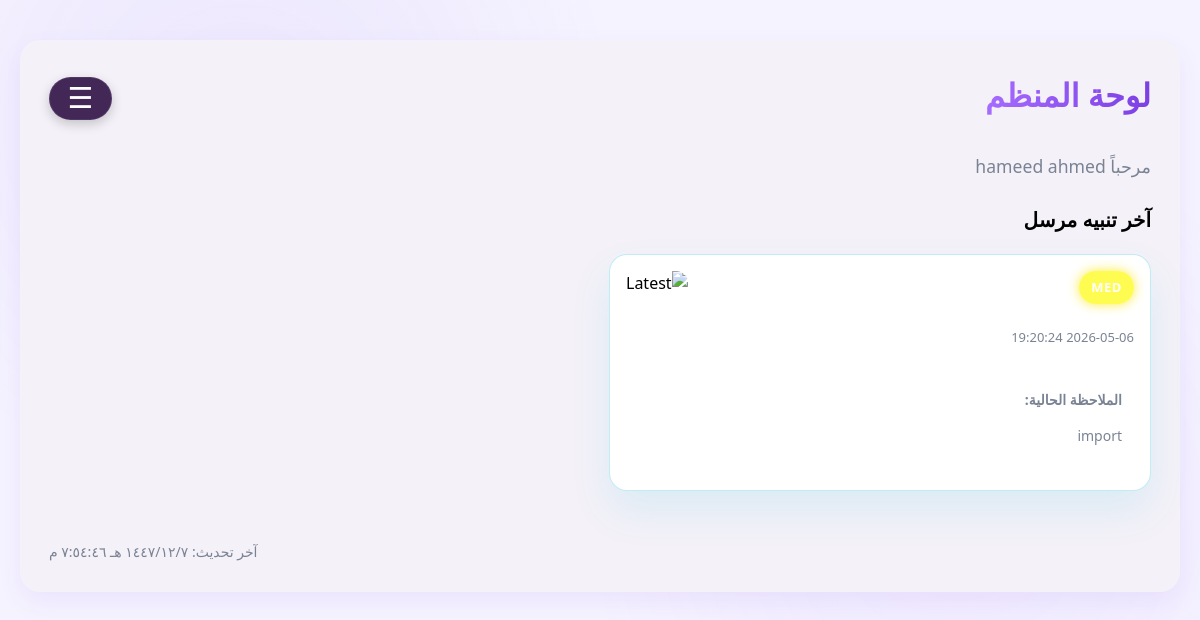
Page /organizer (signed in) on the committed database.
### tables this page shows
CREATE TABLE Alert (
        alert_id INTEGER PRIMARY KEY AUTOINCREMENT,
        level TEXT NOT NULL,
        time DATETIME NOT NULL,
        module_id INTEGER NOT NULL,
        note TEXT,  -- ✅ إضافة الملاحظة
        FOREIGN KEY (module_id) REFERENCES DetectionModule(module_id)
    );

### app.py (the view)
@app.route("/organizer")
def organizer():
    if "user_email" not in session:
        return redirect(url_for("login"))
    alerts = get_alerts_for_organiser()
    return render_template(
        "organizer.html",
        alerts=alerts,
        user_name=session.get("user_name", "")
    )

### db.py (called while the page is built)
def get_conn():
    conn = sqlite3.connect(DB_PATH)
    conn.row_factory = sqlite3.Row
    conn.execute("PRAGMA foreign_keys = ON;")
    return conn

def get_alerts_for_organiser():
    conn = get_conn()
    cur = conn.cursor()
    cur.execute("""
        SELECT alert_id, level, time, module_id, note
        FROM Alert
        ORDER BY alert_id DESC
    """)
    rows = cur.fetchall()
    conn.close()
    return rows

### templates/organizer.html (shortened to what this page needs)
<!DOCTYPE html>
<html lang="ar" dir="rtl">
<head>
    <link rel="stylesheet" href="{{ url_for('static', filename='css/styleorganizer.css') }}">
</head>
<body>
    <div class="container">
        <header class="org-header">
            <div class="header-title">
                <h1>لوحة المنظم</h1>
            </div>
            <div class="hamburger-wrapper">
                <button class="hamburger-btn" id="hamburgerBtn" aria-label="القائمة">☰</button>
            </div>
        </header>
        <p class="welcome-text">مرحباً {{ user_name }}</p>
        <div id="recent-section" class="content-section">
            <h2 class="section-title">آخر تنبيه مرسل</h2>
            <div class="alerts-grid">
                {% if alerts %}
                {% set latest = alerts[0] %}
                <div class="alert-card {{ latest.level|lower }} latest-highlight">
                    <div class="card-info">
                        <span class="level-badge">{{ latest.level }}</span>
                        <p class="time">{{ latest.time }}</p>
                        <div class="note-box">
                            <strong>الملاحظة الحالية:</strong>
                            <p>{{ latest.note }}</p>
                        </div>
                    </div>
                    <div class="card-img">
                        <img
                            src="{{ url_for('image', module_id=latest.module_id) }}"
                            alt="Latest"
                            class="alert-thumb"
                            onclick="openImageModal(this.src)"
                        >
                    </div>
                </div>
                {% else %}
                <p>لا توجد تنبيهات جديدة.</p>
                {% endif %}
            </div>
        </div>
        <div class="last-update">
            آخر تحديث: <span id="current-time"></span>
        </div>
    </div>
</body>
</html>

### static/css/styleorganizer.css (style rules this page uses)
:root { --bg-main: #f5f3ff; --bg-soft: rgba(255, 255, 255, 0.75); --card-bg: rgba(255, 255, 255, 0.95); --danger: red; --warning: rgb(255, 166, 0); --info: rgba(255, 251, 0, 0.682); --success: green; --accent-1: #7b3fe4; --accent-2: #a66cff; --text: #000000; --muted: #7a8394; --border: rgba(0, 0, 0, 0.08); --shadow: 0 10px 25px rgba(123, 63, 228, 0.08); --radius: 18px; }
* { box-sizing: border-box; }
body { margin: 0; font-family: "Cairo", system-ui, -apple-system, "Segoe UI", Roboto, sans-serif; background: radial-gradient( circle at 20% 20%, rgba(123, 63, 228, 0.08), transparent 35% ), radial-gradient( circle at 80% 80%, rgba(166, 108, 255, 0.07), transparent 35% ), var(--bg-main); color: var(--text); direction: rtl; line-height: 1.6; padding: 40px 20px; }
.container { max-width: 1400px; margin: 0 auto; padding: 28px; background-color: #f4f1f8; border-radius: 20px; box-shadow: var(--shadow); border: 1px solid rgba(255, 255, 255, 0.03); backdrop-filter: blur(6px) saturate(120%); }
.org-header { display: flex; align-items: center; justify-content: space-between; margin-bottom: 1.5rem; flex-wrap: wrap; }
.header-title h1 { font-size: 2rem; background: linear-gradient(90deg, var(--accent-2), var(--accent-1)); -webkit-background-clip: text; background-clip: text; color: transparent; margin: 0 0 0.5rem; }
.hamburger-wrapper { position: relative; }
.hamburger-btn { background: rgba(31, 1, 57, 0.84); border: 1px solid rgba(255, 255, 255, 0.08); color: white; font-size: 1.8rem; line-height: 1; padding: 0.4rem 1.1rem; border-radius: 50px; cursor: pointer; backdrop-filter: blur(8px); transition: all 0.25s ease; box-shadow: 0 4px 12px rgba(0, 0, 0, 0.2); }
.welcome-text { margin: 0.5rem 0 1.5rem; color: var(--muted); font-size: 1.1rem; }
.content-section { display: none; opacity: 0; transition: opacity 0.3s ease; }
.content-section.active-section { display: block; opacity: 1; }
.section-title { margin: 0 0 18px 0; font-size: 20px; font-weight: 800; color: var(--text); }
.alerts-grid { display: grid; grid-template-columns: repeat(2, 1fr); gap: 18px; }
.alert-card { display: flex; gap: 12px; align-items: stretch; background: var(--card-bg); backdrop-filter: blur(var(--glass-blur)) saturate(120%); border: 1px solid var(--glass-border); border-radius: var(--radius); padding: 16px; box-shadow: var(--shadow); transition: transform 0.2s ease, box-shadow 0.2s ease; overflow: hidden; }
.card-info { flex: 1; display: flex; flex-direction: column; gap: 10px; }
.level-badge { display: inline-block; padding: 6px 12px; border-radius: 30px; font-weight: 800; font-size: 13px; color: #fff; background: var(--accent-2); width: max-content; text-transform: uppercase; letter-spacing: 0.5px; }
.alert-card.medium , .alert-card.med .level-badge { background: var(--info); box-shadow: 0 0 12px rgba(255, 236, 29, 0.886); }
.time { color: var(--muted); font-size: 13px; }
.note-box { margin-top: 6px; background: rgba(255, 255, 255, 0.02); border-radius: 10px; padding: 12px; border: 1px solid var(--glass-border); color: var(--muted); font-size: 14px; }
.latest-highlight { border: 1px solid rgba(6, 182, 212, 0.25); box-shadow: 0 20px 40px rgba(6, 182, 212, 0.1); }
.last-update { margin-top: 30px; text-align: left; color: var(--muted); font-size: 14px; border-top: 1px dashed var(--glass-border); padding-top: 20px; }
.alert-thumb { width: 160px; height: 160px; object-fit: cover; border-radius: 12px; cursor: pointer; transition: 0.3s; }

### rows in the picture
Alert: level "MED", time "2026-05-06 19:20:24", note "import"

### other values in the picture
{{ user_name }} "hameed ahmed"
